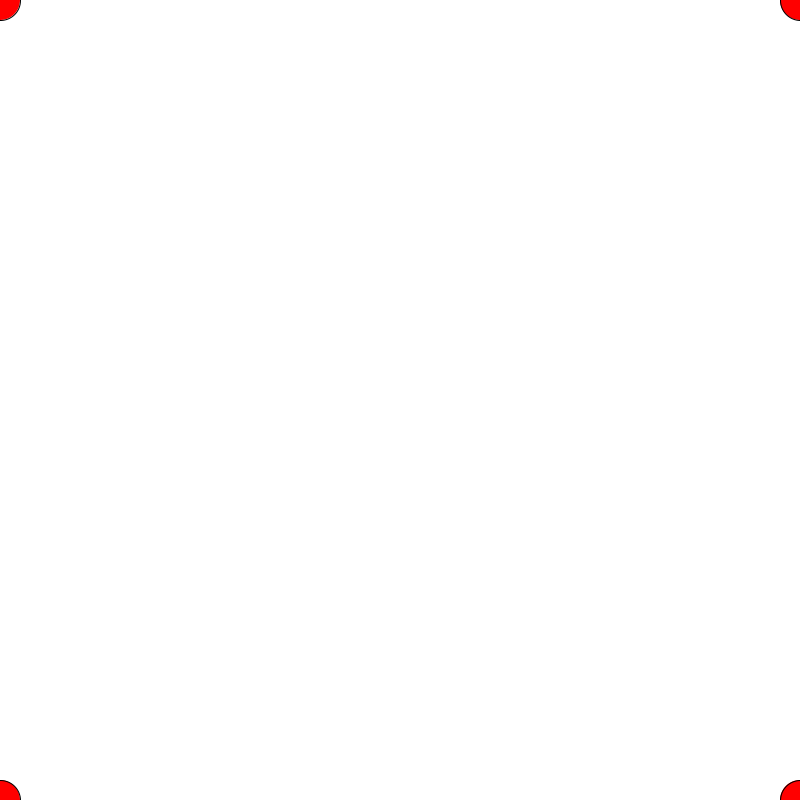
Frame 1 (no input)
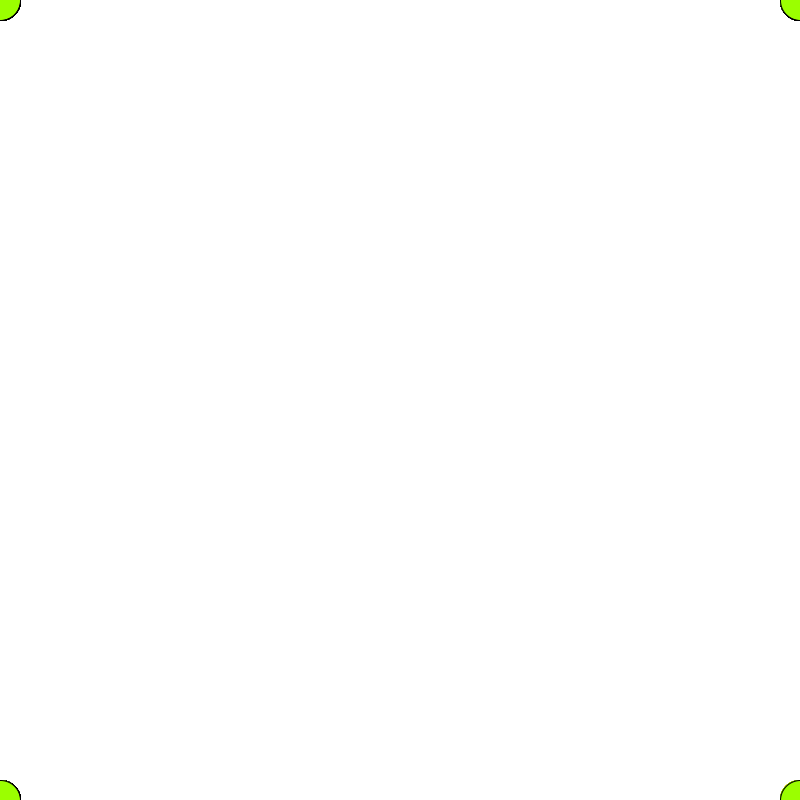
Frame 60 (the mouse pressed at the canvas centre just before this capture)
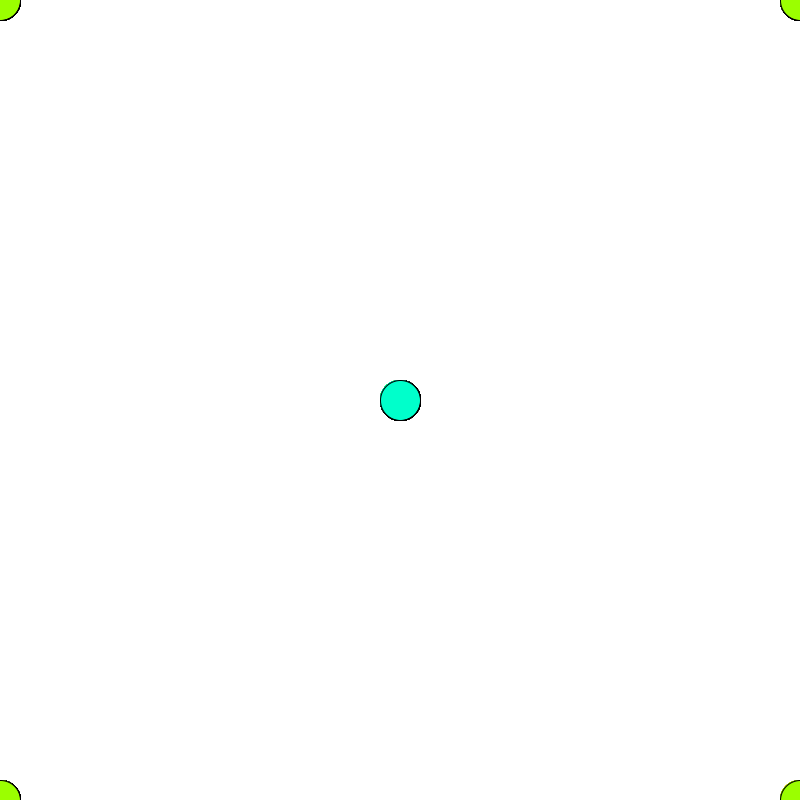
Frame 120 (the mouse held since frame 60 and released just before this capture)

The Processing sketch that drew these frames (run headless with seeded random() and noise(); from frame 60 on, the mouse is pressed at the canvas centre):

// Processing sketch: processing_46272
// ── processing_46272.pde

int farve = 0;
int circleSize = 40;

void setup() {
  size(800, 800);
  smooth();
  background(255);
  colorMode(HSB);
}

void draw() {
  fill(farve, 255, 255);
  ellipse(mouseX, mouseY, circleSize, circleSize);
  ellipse(width - mouseX, mouseY, circleSize, circleSize);
  ellipse(mouseX, height - mouseY, circleSize, circleSize);
  ellipse(width - mouseX, height - mouseY, circleSize, circleSize);
  farve = (farve + 1) % 256;
}
